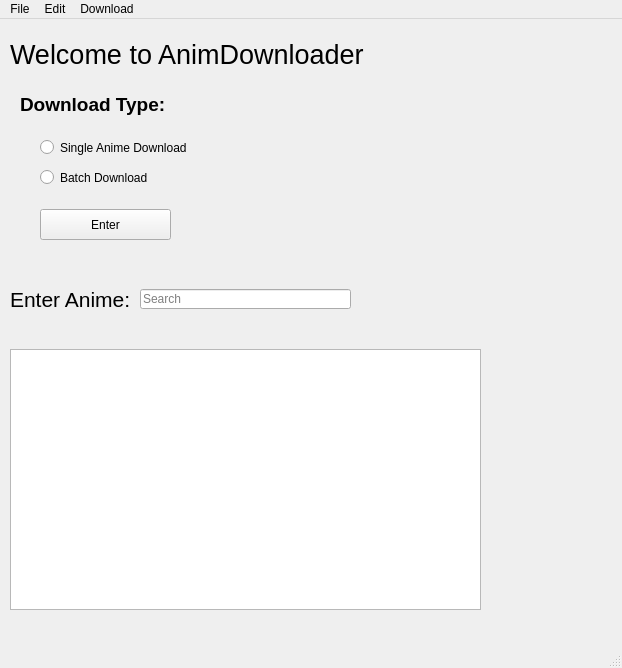
<?xml version="1.0" encoding="UTF-8"?>
<ui version="4.0">
 <class>MainWindow</class>
 <widget class="QMainWindow" name="MainWindow">
  <property name="geometry">
   <rect>
    <x>0</x>
    <y>0</y>
    <width>622</width>
    <height>668</height>
   </rect>
  </property>
  <property name="windowTitle">
   <string>MainWindow</string>
  </property>
  <widget class="QWidget" name="centralwidget">
   <widget class="QLabel" name="Heading">
    <property name="geometry">
     <rect>
      <x>10</x>
      <y>10</y>
      <width>491</width>
      <height>51</height>
     </rect>
    </property>
    <property name="font">
     <font>
      <pointsize>20</pointsize>
     </font>
    </property>
    <property name="text">
     <string>Welcome to AnimDownloader</string>
    </property>
   </widget>
   <widget class="QLabel" name="type">
    <property name="geometry">
     <rect>
      <x>20</x>
      <y>70</y>
      <width>151</width>
      <height>31</height>
     </rect>
    </property>
    <property name="font">
     <font>
      <pointsize>14</pointsize>
      <weight>75</weight>
      <bold>true</bold>
     </font>
    </property>
    <property name="text">
     <string>Download Type:</string>
    </property>
   </widget>
   <widget class="QRadioButton" name="radioButton">
    <property name="geometry">
     <rect>
      <x>40</x>
      <y>120</y>
      <width>151</width>
      <height>17</height>
     </rect>
    </property>
    <property name="font">
     <font>
      <pointsize>9</pointsize>
     </font>
    </property>
    <property name="text">
     <string>Single Anime Download</string>
    </property>
   </widget>
   <widget class="QRadioButton" name="radioButton_2">
    <property name="geometry">
     <rect>
      <x>40</x>
      <y>150</y>
      <width>131</width>
      <height>17</height>
     </rect>
    </property>
    <property name="font">
     <font>
      <pointsize>9</pointsize>
     </font>
    </property>
    <property name="text">
     <string>Batch Download</string>
    </property>
   </widget>
   <widget class="QPushButton" name="pushButton">
    <property name="geometry">
     <rect>
      <x>40</x>
      <y>190</y>
      <width>131</width>
      <height>31</height>
     </rect>
    </property>
    <property name="text">
     <string>Enter</string>
    </property>
   </widget>
   <widget class="QLabel" name="Search">
    <property name="geometry">
     <rect>
      <x>10</x>
      <y>260</y>
      <width>221</width>
      <height>41</height>
     </rect>
    </property>
    <property name="font">
     <font>
      <pointsize>16</pointsize>
     </font>
    </property>
    <property name="text">
     <string>Enter Anime:</string>
    </property>
   </widget>
   <widget class="QLineEdit" name="lineEdit">
    <property name="geometry">
     <rect>
      <x>140</x>
      <y>270</y>
      <width>211</width>
      <height>20</height>
     </rect>
    </property>
    <property name="toolTip">
     <string>Search the anime you wnt to download</string>
    </property>
    <property name="placeholderText">
     <string>Search</string>
    </property>
    <property name="clearButtonEnabled">
     <bool>true</bool>
    </property>
   </widget>
   <widget class="QListView" name="AnimeSearchResults">
    <property name="geometry">
     <rect>
      <x>10</x>
      <y>330</y>
      <width>471</width>
      <height>261</height>
     </rect>
    </property>
   </widget>
  </widget>
  <widget class="QMenuBar" name="menubar">
   <property name="geometry">
    <rect>
     <x>0</x>
     <y>0</y>
     <width>622</width>
     <height>21</height>
    </rect>
   </property>
   <widget class="QMenu" name="menuFile">
    <property name="title">
     <string>File</string>
    </property>
    <widget class="QMenu" name="menuNew">
     <property name="title">
      <string>New</string>
     </property>
     <addaction name="actionSingle"/>
    </widget>
    <addaction name="menuNew"/>
    <addaction name="actionSave_As"/>
    <addaction name="actionLoad_List"/>
   </widget>
   <widget class="QMenu" name="menuEdit">
    <property name="title">
     <string>Edit</string>
    </property>
   </widget>
   <widget class="QMenu" name="menuDownload">
    <property name="title">
     <string>Download</string>
    </property>
   </widget>
   <addaction name="menuFile"/>
   <addaction name="menuEdit"/>
   <addaction name="menuDownload"/>
  </widget>
  <widget class="QStatusBar" name="statusbar"/>
  <action name="actionSingle">
   <property name="text">
    <string>Single</string>
   </property>
  </action>
  <action name="actionSave_As">
   <property name="text">
    <string>Save As...</string>
   </property>
  </action>
  <action name="actionLoad_List">
   <property name="text">
    <string>Load List</string>
   </property>
  </action>
  <action name="actionSingle_2">
   <property name="text">
    <string>Single</string>
   </property>
  </action>
  <action name="actionBatch">
   <property name="text">
    <string>Batch</string>
   </property>
  </action>
 </widget>
 <resources/>
 <connections/>
</ui>
